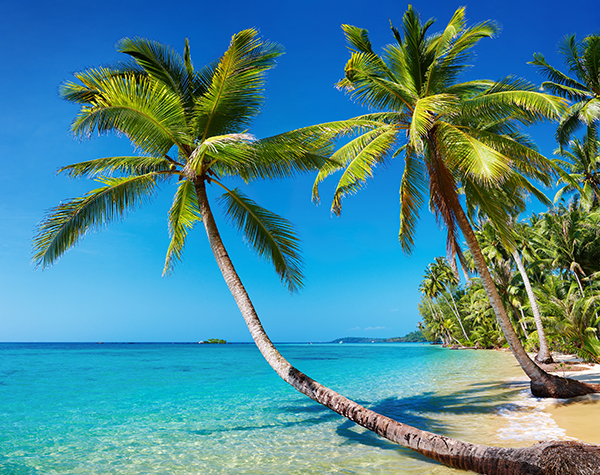
#> input picture 25_histograms/beach.png, 600 x 475 px
$ python equalize.py
#> lines starting #> are read from the running program, lines starting #| are printed output that depends on the picture

# import the necessary packages
import cv2

# load the image and convert it to grayscale
image = cv2.imread("beach.png")
#> image is the input picture: shape (475, 600, 3); mean B, G, R 148.4, 136.5, 73.3
image = cv2.cvtColor(image, cv2.COLOR_BGR2GRAY)
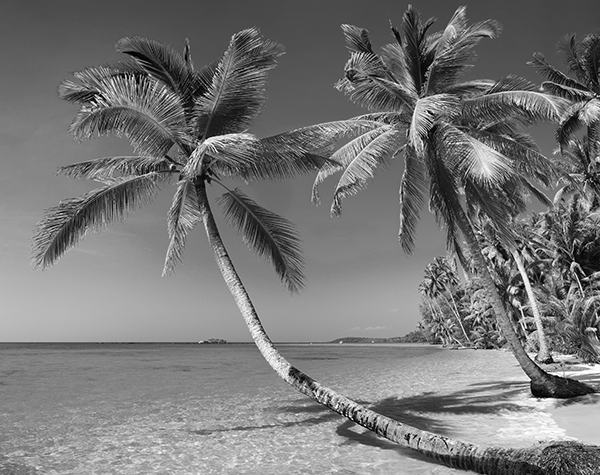
#> image: shape (475, 600); min 0, max 255, mean 118.9

# apply histogram equalization to stretch the constrast of our image
eq = cv2.equalizeHist(image)
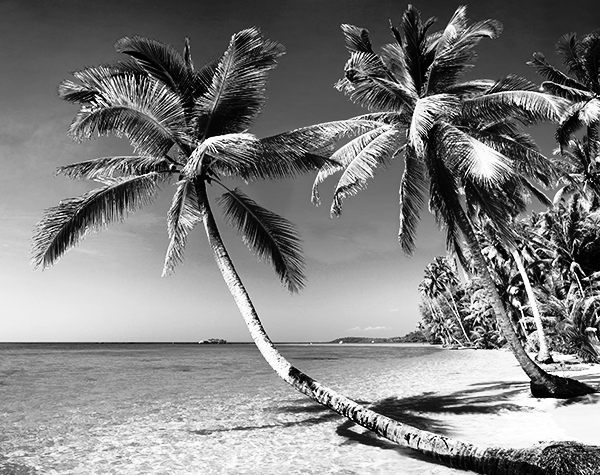
#> eq: shape (475, 600); min 0, max 255, mean 128.2

# show our images -- notice how the constrast of the second image has
# been stretched
cv2.imshow("Original", image)
cv2.imshow("Histogram Equalization", eq)
cv2.waitKey(0)
